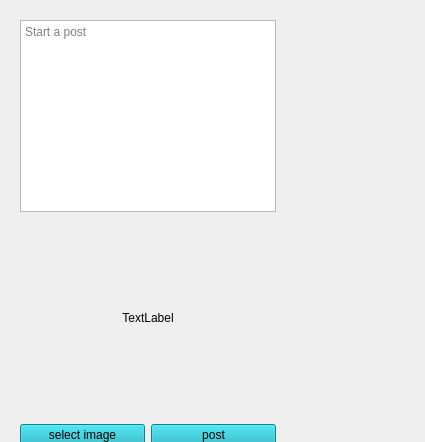
<?xml version="1.0" encoding="UTF-8"?>
<ui version="4.0">
 <class>NewPost</class>
 <widget class="QWidget" name="NewPost">
  <property name="geometry">
   <rect>
    <x>0</x>
    <y>0</y>
    <width>425</width>
    <height>442</height>
   </rect>
  </property>
  <property name="windowTitle">
   <string>Form</string>
  </property>
  <widget class="QWidget" name="verticalLayoutWidget">
   <property name="geometry">
    <rect>
     <x>20</x>
     <y>20</y>
     <width>381</width>
     <height>401</height>
    </rect>
   </property>
   <layout class="QVBoxLayout" name="verticalLayout">
    <property name="sizeConstraint">
     <enum>QLayout::SetFixedSize</enum>
    </property>
    <item>
     <widget class="QTextEdit" name="textEdit">
      <property name="html">
       <string>&lt;!DOCTYPE HTML PUBLIC &quot;-//W3C//DTD HTML 4.0//EN&quot; &quot;http://www.w3.org/TR/REC-html40/strict.dtd&quot;&gt;
&lt;html&gt;&lt;head&gt;&lt;meta name=&quot;qrichtext&quot; content=&quot;1&quot; /&gt;&lt;meta charset=&quot;utf-8&quot; /&gt;&lt;style type=&quot;text/css&quot;&gt;
p, li { white-space: pre-wrap; }
hr { height: 1px; border-width: 0; }
li.unchecked::marker { content: &quot;\2610&quot;; }
li.checked::marker { content: &quot;\2612&quot;; }
&lt;/style&gt;&lt;/head&gt;&lt;body style=&quot; font-family:'Segoe UI'; font-size:10.5pt; font-weight:400; font-style:normal;&quot;&gt;
&lt;p style=&quot;-qt-paragraph-type:empty; margin-top:0px; margin-bottom:0px; margin-left:0px; margin-right:0px; -qt-block-indent:0; text-indent:0px;&quot;&gt;&lt;br /&gt;&lt;/p&gt;&lt;/body&gt;&lt;/html&gt;</string>
      </property>
      <property name="placeholderText">
       <string>Start a post</string>
      </property>
     </widget>
    </item>
    <item>
     <widget class="QLabel" name="label_Image">
      <property name="enabled">
       <bool>true</bool>
      </property>
      <property name="minimumSize">
       <size>
        <width>150</width>
        <height>200</height>
       </size>
      </property>
      <property name="text">
       <string>TextLabel</string>
      </property>
      <property name="alignment">
       <set>Qt::AlignCenter</set>
      </property>
     </widget>
    </item>
    <item>
     <layout class="QHBoxLayout" name="horizontalLayout">
      <item>
       <widget class="QPushButton" name="pushButton_selectImage">
        <property name="styleSheet">
         <string notr="true">background-color: rgb(20,176,191);
</string>
        </property>
        <property name="text">
         <string>select image</string>
        </property>
       </widget>
      </item>
      <item>
       <widget class="QPushButton" name="pushButton_sendPost">
        <property name="styleSheet">
         <string notr="true">background-color: rgb(20,176,191);
</string>
        </property>
        <property name="text">
         <string>post</string>
        </property>
       </widget>
      </item>
     </layout>
    </item>
   </layout>
  </widget>
 </widget>
 <resources/>
 <connections/>
</ui>
